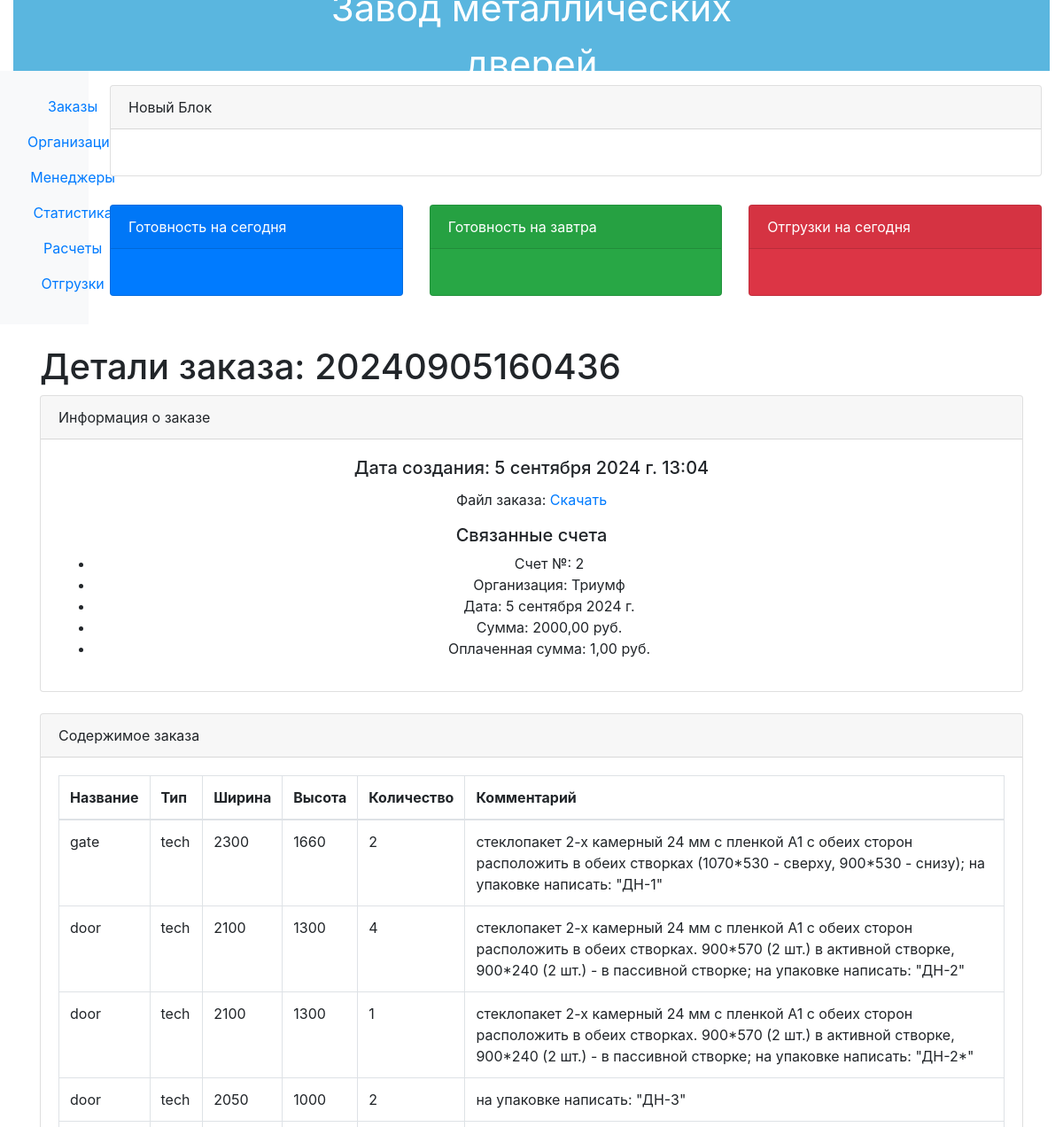
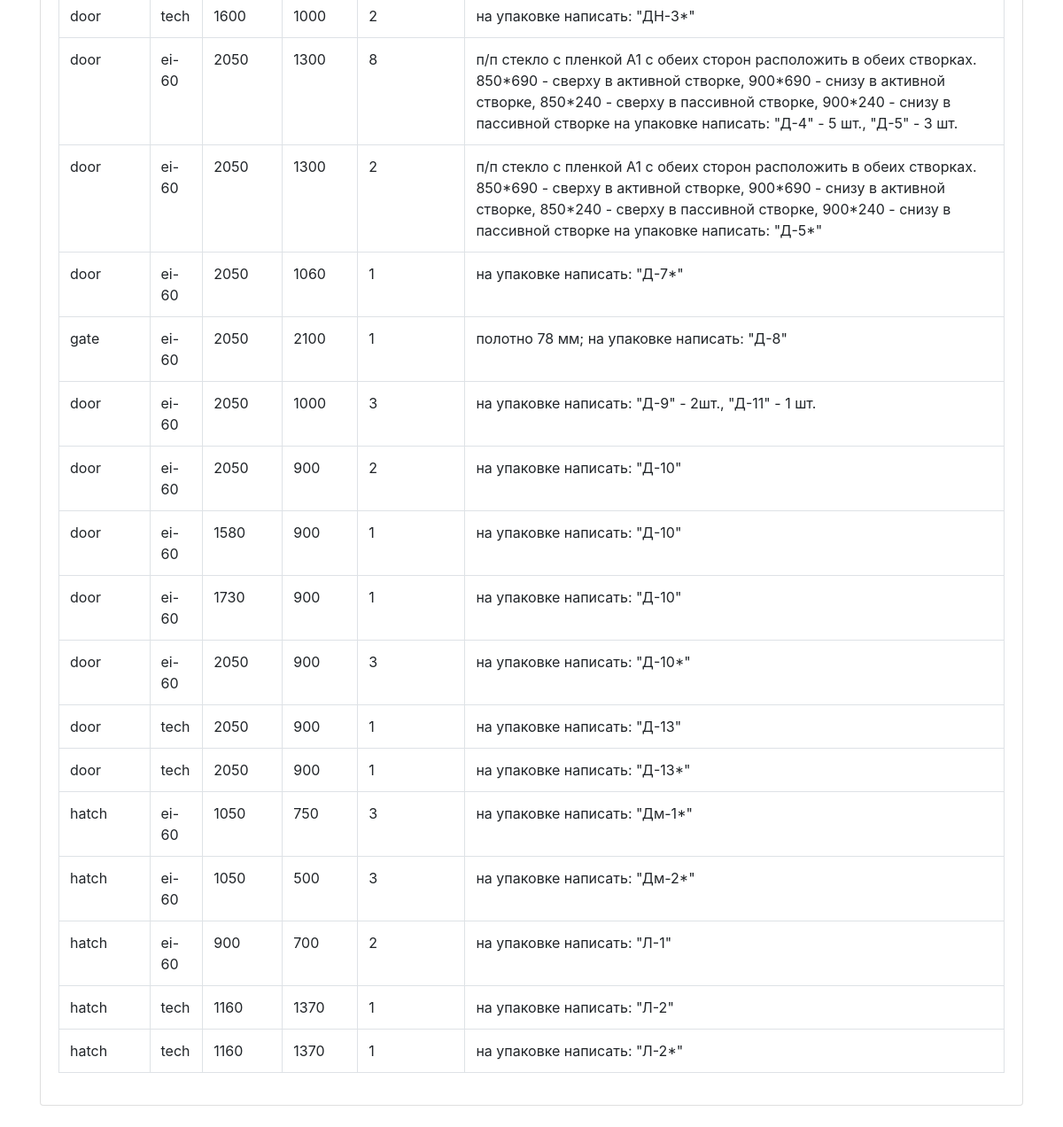
The page /erp_main/order/1/ on the database its author committed (2 pictures, top to bottom).
### erp_main/models.py (models this page shows, shortened)
class Order(models.Model):
    internal_order_number = models.CharField(max_length=255, unique=True)
    created_at = models.DateTimeField(auto_now_add=True)
    order_file = models.FileField(upload_to='uploads/')
    invoice = models.ForeignKey(Invoice, blank=True, null=True, on_delete=models.CASCADE)

class Invoice(models.Model):
    ENTITY_CHOICE = (
        ('P', 'Палани'),
        ('PI', 'Палани Инжиниринг'),
        ('PD', 'Палани Дистрибуция'),
        ('GP', 'Глобал Палани'),
        ('DMM', 'Двери металл-М'),
        ('FL', 'Прочее')
    )
    number = models.CharField(max_length=5)
    organization = models.ForeignKey(Organization, related_name='organization', on_delete=models.CASCADE)
    date = models.DateField(auto_now_add=True)
    amount = models.DecimalField(max_digits=10, decimal_places=2)
    payed_amount = models.DecimalField(max_digits=10, decimal_places=2)
    shipping_amount = models.DecimalField(max_digits=10, decimal_places=2)
    montage_amount = models.DecimalField(max_digits=10, decimal_places=2)
    legal_entity = models.CharField(max_length=50, choices=ENTITY_CHOICE)

class Organization(models.Model):
    name = models.CharField(max_length=100)
    inn = models.CharField(max_length=15)
    last_order_date = models.DateField(null=True, blank=True)
    user = models.ForeignKey(User, related_name='organizations', on_delete=models.CASCADE)
    class Meta:
        verbose_name_plural = 'Организации'

class OrderItem(models.Model):
    KIND_CHOICE = (
        ('door', 'дверь'),
        ('gate', 'ворота'),
        ('hatch', 'люк'),
        ('transom', 'фрамуга'),
        ('dobor', 'добор'),
        ('others', 'прочее')
    )
    TYPE_CHOICE = (
        ('tech', 'тех.'),
        ('ei-60', 'EI-60'),
        ('eis-60', 'EIS-60'),
        ('eiws-60', 'EIWS-60'),
        ('flat', 'квартир.'),
        ('one_layer', 'однолист.'),
        ('revision', 'ревиз.')
    )
    CONSTRUCTION_CHOICE = (
        ('SK', 'старый конструктив'),
        ('NK', 'новый конструктив')
    )
    p_kind = models.CharField(max_length=100, null=True, choices=KIND_CHOICE)
    p_type = models.CharField(max_length=100, choices=TYPE_CHOICE)
    p_construction = models.CharField(max_length=100, choices=CONSTRUCTION_CHOICE, blank=True, null=True)
    p_width = models.DecimalField(max_digits=10, decimal_places=0)
    p_height = models.DecimalField(max_digits=10, decimal_places=0)
    p_open = models.CharField(max_length=2, blank=True, null=True) # открывание
    p_active_trim = models.CharField(max_length=5, blank=True, null=True) # активная створка
    p_furniture = models.CharField(max_length=100, blank=True, null=True) # словарь: код - количество по замку, ручке и ц/м
    p_ral = models.CharField(max_length=100, blank=True, null=True) # расписать по элементам (возможные вариации, опции цвета)
    p_platband = models.CharField(max_length=100, blank=True, null=True) # наличники: размер с каждой стороны
    p_door_closer = models.CharField(max_length=100, blank=True, null=True) # доводчик
    p_step = models.CharField(max_length=100, blank=True, null=True) # порог
    p_metal = models.CharField(max_length=100, blank=True, null=True) # возможные компановки толщины металла изделия
    p_vent_grate = models.CharField(max_length=100, blank=True, null=True) # вент. решетки (тип, размер, толщина, кол-во)
    p_plate = models.CharField(max_length=100, blank=True, null=True) # отбойная пластина (высота, отступ от низа, сторонность)
    p_glass = models.CharField(max_length=255, blank=True, null=True) # тип, размер, толщина, кол-во
    p_others = models.CharField(max_length=200, blank=True, null=True) # прочее
    order = models.ForeignKey(Order, related_name='items', on_delete=models.CASCADE)
    status = models.CharField(max_length=15, default='in_query')
    position_num = models.CharField(max_length=5)
    nameplate_range = models.CharField(max_length=100, blank=True, null=True)  # номерной диапзон шильдов для позиции
    p_quantity = models.IntegerField(default=1)
    p_comment = models.CharField(max_length=255, blank=True, null=True)
    firm_plate = models.BooleanField(default=True)  # фирменный шильд
    mounting_plates = models.CharField(max_length=100, default=False, blank=True, null=True)  # монтажные уши: размер, кол-во

### erp_main/views.py (the view)
# urls.py: path('order/<int:id>/', views.order_detail, name='order_detail'),
def order_detail(request, id):
    order = get_object_or_404(Order, id=id)
    return render(request, 'order_detail.html', {'order': order})

### erp_main/templates/order_detail.html
{% extends 'base.html' %}
{% block content %}
<div class="container my-4">
    <h1>Детали заказа: {{ order.internal_order_number }}</h1>
    <div class="card">
        <div class="card-header">
            Информация о заказе <br>
        </div>
        <div class="card-body">
            <h5 class="card-title">Дата создания: {{ order.created_at }}</h5>
            <p class="card-text">Файл заказа: <a href="{{ order.order_file.url }}">Скачать</a></p>
            <h5>Связанные счета</h5>
            <ul>
                {% if order.invoice %}
                    <li>Счет №: {{ order.invoice.number }}</li>
                    <li>Организация: {{ order.invoice.organization.name }}</li>
                    <li>Дата: {{ order.invoice.date }}</li>
                    <li>Сумма: {{ order.invoice.amount }} руб.</li>
                    <li>Оплаченная сумма: {{ order.invoice.payed_amount }} руб.</li>
                {% else %}
                    <li>Отсутствуют связанные счета.</li>
                {% endif %}
            </ul>
        </div>
    </div>
    <div class="card mt-4">
        <div class="card-header">
            Содержимое заказа
        </div>
        <div class="card-body">
            <table class="table table-bordered">
                <thead>
                    <tr>
                        <th>Название</th>
                        <th>Тип</th>
                        <th>Ширина</th>
                        <th>Высота</th>
                        <th>Количество</th>
                        <th>Комментарий</th>
                    </tr>
                </thead>
                <tbody>
                    {% for item in order.items.all %}
                    <tr>
                        <td>{{ item.p_kind }}</td>
                        <td>{{ item.p_type }}</td>
                        <td>{{ item.p_width }}</td>
                        <td>{{ item.p_height }}</td>
                        <td>{{ item.p_quantity }}</td>
                        <td>{{ item.p_comment }}</td>
                    </tr>
                    {% endfor %}
                </tbody>
            </table>
        </div>
    </div>
</div>
{% endblock %}

### templates/base.html (style rules this page uses)
table { border-collapse: collapse; width: 100%; }
th, td { border: 1px solid #dee2e6; padding: 8px; text-align: left; }
.card-body { text-align: center; }

### rows shown on the page
Order: internal_order_number "20240905160436", created_at "5 сентября 2024 г. 13:04", invoice.number "2", invoice.organization.name "Триумф", invoice "5 сентября 2024 г.", invoice.amount "2000,00", invoice.payed_amount "1,00"
OrderItem: p_kind "gate", p_type "tech", p_width "2300", p_height "1660", p_quantity "2", p_comment "стеклопакет 2-х камерный 24 мм с пленкой А1 с обеих сторон расположить в обеих створках (1070*530 - сверху, 900*530 - снизу); на упаковке написать: \"ДН-1\""
OrderItem: p_kind "door", p_type "tech", p_width "2100", p_height "1300", p_quantity "4", p_comment "стеклопакет 2-х камерный 24 мм с пленкой А1 с обеих сторон расположить в обеих створках. 900*570 (2 шт.) в активной створке, 900*240 (2 шт.) - в пассивной створке; на упаковке написать: \"ДН-2\""
OrderItem: p_kind "door", p_type "tech", p_width "2100", p_height "1300", p_quantity "1", p_comment "стеклопакет 2-х камерный 24 мм с пленкой А1 с обеих сторон расположить в обеих створках. 900*570 (2 шт.) в активной створке, 900*240 (2 шт.) - в пассивной створке; на упаковке написать: \"ДН-2*\""
OrderItem: p_kind "door", p_type "tech", p_width "2050", p_height "1000", p_quantity "2", p_comment "на упаковке написать: \"ДН-3\""
OrderItem: p_kind "door", p_type "tech", p_width "1600", p_height "1000", p_quantity "2", p_comment "на упаковке написать: \"ДН-3*\""
OrderItem: p_kind "door", p_type "ei-60", p_width "2050", p_height "1300", p_quantity "8", p_comment "п/п стекло с пленкой А1 с обеих сторон расположить в обеих створках. 850*690 - сверху в активной створке, 900*690 - снизу в активной створке, 850*240 - сверху в пассивной створке, 900*240 - снизу в пассивной створке на упаковке написать: \"Д-4\" - 5 шт., \"Д-5\" - 3 шт."
OrderItem: p_kind "door", p_type "ei-60", p_width "2050", p_height "1300", p_quantity "2", p_comment "п/п стекло с пленкой А1 с обеих сторон расположить в обеих створках. 850*690 - сверху в активной створке, 900*690 - снизу в активной створке, 850*240 - сверху в пассивной створке, 900*240 - снизу в пассивной створке на упаковке написать: \"Д-5*\""
OrderItem: p_kind "door", p_type "ei-60", p_width "2050", p_height "1060", p_quantity "1", p_comment "на упаковке написать: \"Д-7*\""
OrderItem: p_kind "gate", p_type "ei-60", p_width "2050", p_height "2100", p_quantity "1", p_comment "полотно 78 мм; на упаковке написать: \"Д-8\""
OrderItem: p_kind "door", p_type "ei-60", p_width "2050", p_height "1000", p_quantity "3", p_comment "на упаковке написать: \"Д-9\" - 2шт., \"Д-11\" - 1 шт."
OrderItem: p_kind "door", p_type "ei-60", p_width "2050", p_height "900", p_quantity "2", p_comment "на упаковке написать: \"Д-10\""
OrderItem: p_kind "door", p_type "ei-60", p_width "1580", p_height "900", p_quantity "1", p_comment "на упаковке написать: \"Д-10\""
OrderItem: p_kind "door", p_type "ei-60", p_width "1730", p_height "900", p_quantity "1", p_comment "на упаковке написать: \"Д-10\""
OrderItem: p_kind "door", p_type "ei-60", p_width "2050", p_height "900", p_quantity "3", p_comment "на упаковке написать: \"Д-10*\""
OrderItem: p_kind "door", p_type "tech", p_width "2050", p_height "900", p_quantity "1", p_comment "на упаковке написать: \"Д-13\""
OrderItem: p_kind "door", p_type "tech", p_width "2050", p_height "900", p_quantity "1", p_comment "на упаковке написать: \"Д-13*\""
OrderItem: p_kind "hatch", p_type "ei-60", p_width "1050", p_height "750", p_quantity "3", p_comment "на упаковке написать: \"Дм-1*\""
OrderItem: p_kind "hatch", p_type "ei-60", p_width "1050", p_height "500", p_quantity "3", p_comment "на упаковке написать: \"Дм-2*\""
OrderItem: p_kind "hatch", p_type "ei-60", p_width "900", p_height "700", p_quantity "2", p_comment "на упаковке написать: \"Л-1\""
OrderItem: p_kind "hatch", p_type "tech", p_width "1160", p_height "1370", p_quantity "1", p_comment "на упаковке написать: \"Л-2\""
OrderItem: p_kind "hatch", p_type "tech", p_width "1160", p_height "1370", p_quantity "1", p_comment "на упаковке написать: \"Л-2*\""
